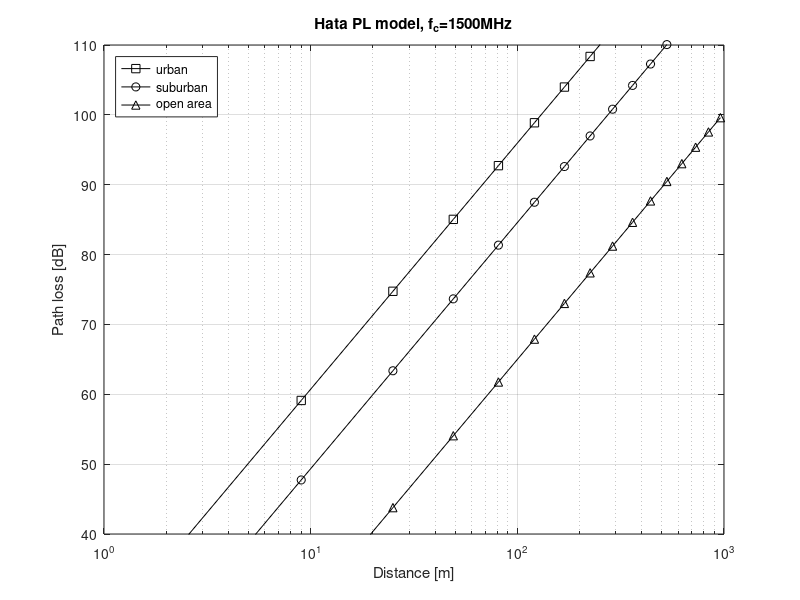

The MATLAB source for this figure:
clear,close,clc all

function PL = PL_Hata(fc,d,htx,hrx,Etype)
% Hata Model
% Input
%       fc    : carrier frequency [Hz]
%       d     : between base station and mobile station [m]
%       htx   : height of transmitter [m]
%       hrx   : height of receiver [m]
%       Etype : Environment Type('urban','suburban','open')
% output
%       PL    : path loss [dB]

if nargin < 5
    Etype = 'URBAN';
end
fc = fc/(1e6);
if fc >= 150 && fc <= 200
    C_Rx = 8.29*(log10(1.54*hrx))^2 - 1.1;
elseif fc > 200
    C_Rx = 3.2*(log10(11.75*hrx))^2 - 4.97;
else
    C_Rx = 0.8+(1.1*log10(fc)-0.7)*hrx-1.56*log10(fc);
end
PL = 69.55+26.16*log10(fc)-13.82*log10(htx)-C_Rx...
    +(44.9-6.55*log10(htx))*log10(d/1000);
EType = upper(Etype);
if EType(1) == 'S'
    PL = PL-2*(log10(fc/28))^2-5.4;
elseif EType(1) == 'O' 
    PL = PL+(18.33-4.78*log10(fc))*log10(fc)-40.97;
end
end

% plot_PL_Hata.m
fc = 1.5e9;
htx = 30;
hrx = 2;
distance = [1:2:31].^2; 
y_urban = PL_Hata(fc,distance,htx,hrx,'urban');
y_suburban = PL_Hata(fc,distance,htx,hrx,'suburban');
y_open = PL_Hata(fc,distance,htx,hrx,'open');
semilogx(distance,y_urban,'k-s', distance,y_suburban,'k-o', distance,y_open,'k-^');
grid on
axis([1 1000 40 110]);
title(['Hata PL model, f_c=', num2str(fc/1e6), 'MHz']);
xlabel('Distance [m]');
ylabel('Path loss [dB]');
legend('urban','suburban','open area','location','northwest');
